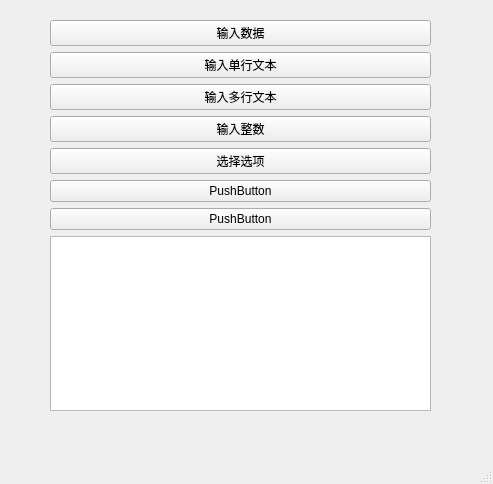
<?xml version="1.0" encoding="UTF-8"?>
<ui version="4.0">
 <class>MainWindow</class>
 <widget class="QMainWindow" name="MainWindow">
  <property name="geometry">
   <rect>
    <x>0</x>
    <y>0</y>
    <width>493</width>
    <height>484</height>
   </rect>
  </property>
  <property name="windowTitle">
   <string>MainWindow</string>
  </property>
  <widget class="QWidget" name="centralwidget">
   <widget class="QWidget" name="verticalLayoutWidget">
    <property name="geometry">
     <rect>
      <x>50</x>
      <y>20</y>
      <width>381</width>
      <height>391</height>
     </rect>
    </property>
    <layout class="QVBoxLayout" name="verticalLayout">
     <item>
      <widget class="QPushButton" name="pushButton">
       <property name="text">
        <string>输入数据</string>
       </property>
      </widget>
     </item>
     <item>
      <widget class="QPushButton" name="pushButton_2">
       <property name="text">
        <string>输入单行文本</string>
       </property>
      </widget>
     </item>
     <item>
      <widget class="QPushButton" name="pushButton_3">
       <property name="text">
        <string>输入多行文本</string>
       </property>
      </widget>
     </item>
     <item>
      <widget class="QPushButton" name="pushButton_4">
       <property name="text">
        <string>输入整数</string>
       </property>
      </widget>
     </item>
     <item>
      <widget class="QPushButton" name="pushButton_5">
       <property name="text">
        <string>选择选项</string>
       </property>
      </widget>
     </item>
     <item>
      <widget class="QPushButton" name="pushButton_6">
       <property name="text">
        <string>PushButton</string>
       </property>
      </widget>
     </item>
     <item>
      <widget class="QPushButton" name="pushButton_7">
       <property name="text">
        <string>PushButton</string>
       </property>
      </widget>
     </item>
     <item>
      <widget class="QTextEdit" name="textEdit"/>
     </item>
    </layout>
   </widget>
  </widget>
  <widget class="QMenuBar" name="menubar">
   <property name="geometry">
    <rect>
     <x>0</x>
     <y>0</y>
     <width>493</width>
     <height>22</height>
    </rect>
   </property>
  </widget>
  <widget class="QStatusBar" name="statusbar"/>
 </widget>
 <resources/>
 <connections/>
</ui>
